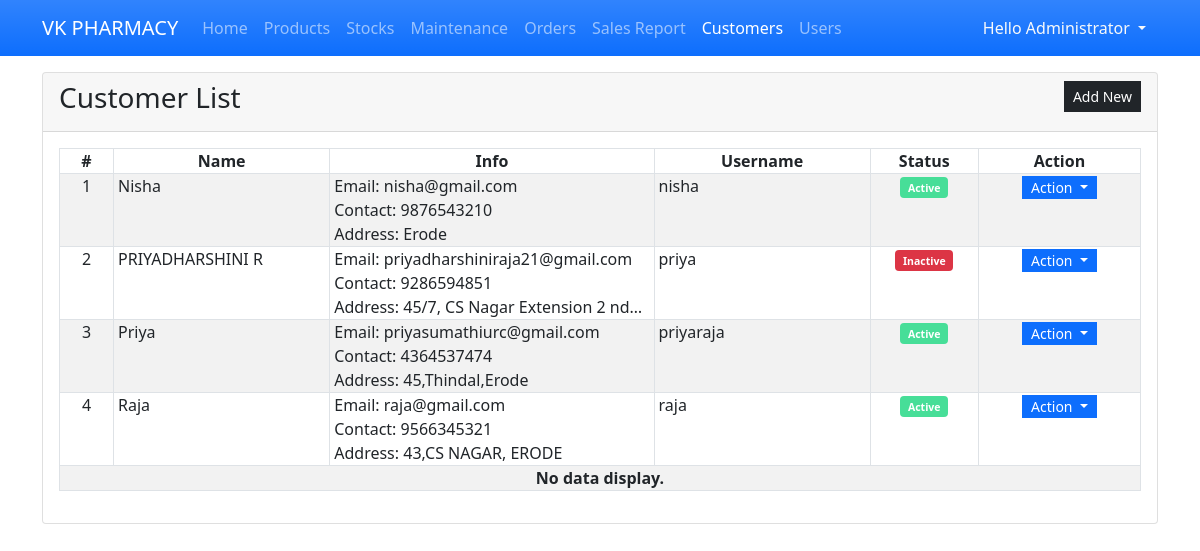
The app's page /admin/?page=customers (signed in) with its own data.
### tables this page shows
CREATE TABLE `customer_list` (
            `customer_id` INTEGER NOT NULL PRIMARY KEY AUTOINCREMENT,
            `fullname` INTEGER NOT NULL,
            `username` TEXT NOT NULL,
            `password` TEXT NOT NULL,
            `email` TEXT NOT NULL,
            `contact` TEXT NOT NULL,
            `address` TEXT NOT NULL,
            `status` INTEGER NOT NULL Default 1,
            `date_created` TIMESTAMP DEFAULT CURRENT_TIMESTAMP,
            `date_updated` TIMESTAMP DEFAULT CURRENT_TIMESTAMP
        );

### admin/customers.php (the view, shortened to what this page needs)
<div class="card">
    <div class="card-header d-flex justify-content-between">
        <h3 class="card-title">Customer List</h3>
        <div class="card-tools align-middle">
            <button class="btn btn-dark btn-sm py-1 rounded-0" type="button" id="create_new">Add New</button>
        </div>
    </div>
    <div class="card-body">
        <table class="table table-hover table-striped table-bordered">
            <colgroup>
                <col width="5%">
                <col width="20%">
                <col width="30%">
                <col width="20%">
                <col width="10%">
                <col width="15%">
            </colgroup>
            <thead>
                <tr>
                    <th class="text-center p-0">#</th>
                    <th class="text-center p-0">Name</th>
                    <th class="text-center p-0">Info</th>
                    <th class="text-center p-0">Username</th>
                    <th class="text-center p-0">Status</th>
                    <th class="text-center p-0">Action</th>
                </tr>
            </thead>
            <tbody>
                <?php
                $sql = "SELECT * FROM `customer_list` order by `fullname` asc";
                $qry = $conn->query($sql);
                $i = 1;
                    while($row = $qry->fetchArray()):
                ?>
                <tr>
                    <td class="text-center p-0"><?php echo $i++; ?></td>
                    <td class="py-0 px-1"><?php echo $row['fullname'] ?></td>
                    <td class="py-0 px-1">
                        <div class="fs-6">Email: <?php echo $row['email'] ?></div>
                        <div class="fs-6">Contact: <?php echo $row['contact'] ?></div>
                        <div class="fs-6 truncate-1" title="<?php echo $row['address'] ?>">Address: <?php echo $row['address'] ?></div>
                    </td>
                    <td class="py-0 px-1"><?php echo $row['username'] ?></td>
                    <td class="py-0 px-1 text-center">
                    <?php if($row['status'] == 1): ?>
                        <span class="badge bg-success"><small>Active</small></span>
                    <?php else: ?>
                        <span class="badge bg-danger"><small>Inactive</small></span>
                    <?php endif; ?>
                    </td>
                    <th class="text-center py-0 px-1">
                        <div class="btn-group" role="group">
                            <button id="btnGroupDrop1" type="button" class="btn btn-primary dropdown-toggle btn-sm rounded-0 py-0" data-bs-toggle="dropdown" aria-expanded="false">
                            Action
                            </button>
                        </div>
                    </th>
                </tr>
                <?php endwhile; ?>
                <?php if(!$qry->fetchArray()): ?>
                    <tr>
                        <th class="text-center p-0" colspan="6">No data display.</th>
                    </tr>
                <?php endif; ?>
            </tbody>
        </table>
    </div>
</div>

### css/custom.css (style rules this page uses)
:root { --bs-success-rgb: 71, 222, 152 !important; }
html, body { height: 100%; width: 100%; }
.truncate-1 { overflow: hidden; text-overflow: ellipsis; display: -webkit-box; -webkit-line-clamp: 1; -webkit-box-orient: vertical; }

### records on screen
customer_list: fullname "Nisha", email "nisha@gmail.com", contact "9876543210", address "Erode", username "nisha", status "Active"
customer_list: fullname "PRIYADHARSHINI R", email "priyadharshiniraja21@gmail.com", contact "9286594851", address "45/7, CS Nagar Extension 2…", username "priya", status "Inactive"
customer_list: fullname "Priya", email "priyasumathiurc@gmail.com", contact "4364537474", address "45,Thindal,Erode", username "priyaraja", status "Active"
customer_list: fullname "Raja", email "raja@gmail.com", contact "9566345321", address "43,CS NAGAR, ERODE", username "raja", status "Active"

### other values on screen
$_SESSION['fullname'] "Administrator"
